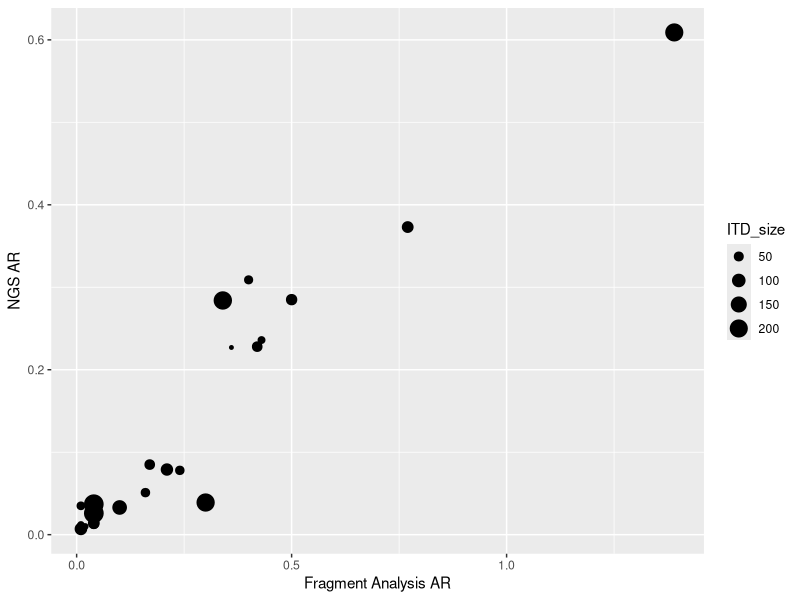

Recreate this plot in R.
library(ggplot2)
png("/home/shjn/PycharmProjects/mypipeline/aml/static/aml/all_samples_no_outliers.png")
Frag_Analysis <- c(0.24, 0.17, 0.04, 0.21, 0.1, 0.77, 0.5, 0.01, 0.01, 0.34, 0.04, 0.16, 0.01, 0.42, 0.3, 0.04, 0.1, 0.02, 0.36, 0.4, 0.04, 1.39, 0.43)
NGS <- c(0.078, 0.085, 0.014, 0.079, 0.033, 0.373, 0.285, 0.007, 0.012, 0.284, 0.037, 0.051, 0.035, 0.228, 0.039, 0.026, 0.033, 0.010, 0.227, 0.309, 0.013, 0.609, 0.236)
ITD_size <- c(45, 57, 72, 81, 120, 72, 66, 84, 30, 207, 243, 45, 39, 57, 204, 246, 72, 27, 24, 42, 54, 201, 33)
df <- data.frame(Frag_Analysis, NGS, ITD_size)
p <- ggplot(data = df, aes(x = Frag_Analysis, NGS))
p + geom_point(aes(size=ITD_size)) + xlab("Fragment Analysis AR") + ylab("NGS AR")
dev.off()
